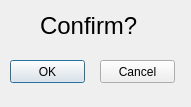
<?xml version="1.0" encoding="UTF-8"?>
<ui version="4.0">
 <class>confirmpage</class>
 <widget class="QDialog" name="confirmpage">
  <property name="geometry">
   <rect>
    <x>0</x>
    <y>0</y>
    <width>191</width>
    <height>107</height>
   </rect>
  </property>
  <property name="windowTitle">
   <string>Dialog</string>
  </property>
  <widget class="QLabel" name="label">
   <property name="geometry">
    <rect>
     <x>40</x>
     <y>0</y>
     <width>121</width>
     <height>51</height>
    </rect>
   </property>
   <property name="font">
    <font>
     <pointsize>18</pointsize>
    </font>
   </property>
   <property name="text">
    <string>Confirm?</string>
   </property>
  </widget>
  <widget class="QPushButton" name="okButton">
   <property name="geometry">
    <rect>
     <x>10</x>
     <y>60</y>
     <width>75</width>
     <height>23</height>
    </rect>
   </property>
   <property name="text">
    <string>OK</string>
   </property>
  </widget>
  <widget class="QPushButton" name="cancelButton">
   <property name="geometry">
    <rect>
     <x>100</x>
     <y>60</y>
     <width>75</width>
     <height>23</height>
    </rect>
   </property>
   <property name="text">
    <string>Cancel</string>
   </property>
  </widget>
 </widget>
 <resources/>
 <connections/>
</ui>
